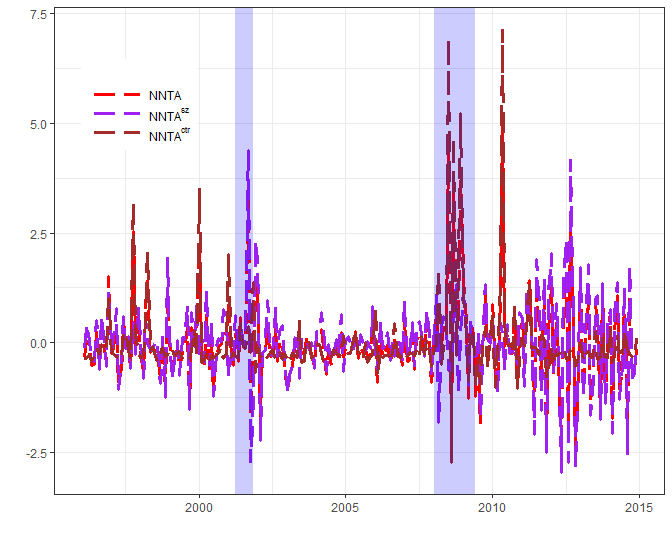

R code for this plot:
library(ggplot2)
unrate.df = read.csv("NNTAdata.csv")

NBER = unrate.df$NBER
drecession <- diff(NBER)
date = as.yearmon(seq(as.Date("1996-01-01"),as.Date("2014-12-31"),by = "months"),"%Y%m")

recession.start <- date[which(drecession==1)+1]
recession.end <- date[which(drecession==-1)]
recession.df <- data.frame(recession.start,recession.end)
colnames(recession.df) <- c("start","end")


NumNews = unrate.df$NumNews
NNTA = unrate.df$NNTA
NNTA_size = unrate.df$NNTA_size
NNTA_cent = unrate.df$NNTA_cent
unrate.df = data.frame(date=date, NumNews = NumNews,NNTA = NNTA,NNTA_size = NNTA_size,
                       NNTA_cent = NNTA_cent)
ggplot(unrate.df) +  
  geom_line(aes(x=date,y=NNTA,col="NNTA"),linetype=11,size = 1.1) + 
  geom_line(aes(x=date,y=NNTA_size,col="NNTA_size"),linetype=11,size = 1.1) + 
  geom_line(aes(x=date,y=NNTA_cent,col="NNTA_cent"),linetype=11,size = 1.1) + 
  theme_bw() +
  geom_rect(data=recession.df,aes(xmin=start, xmax=end, ymin=-Inf, ymax=+Inf),
            fill='blue',alpha=0.2) +  labs(x="", y="") + 
  scale_colour_manual("", labels = c(expression("NNTA"),expression("NNTA"^sz),expression("NNTA"^ctr)),
                    breaks=  c("NNTA","NNTA_size","NNTA_cent"),
                    values = c("NNTA" = "red","NNTA_size"="purple","NNTA_cent" = "brown")) +
  theme(legend.text.align = 0) +
  scale_linetype_manual("NNTA",values = c(1,11)) +
  
  scale_linetype_manual("NNTA_size",values = c(1,11)) +
  scale_linetype_manual("NNTA_cent",values = c(1,11)) +
  
  guides(fill = guide_legend(keywidth = 1, keyheight = 1),
         linetype=guide_legend(keywidth = 3, keyheight = 1),
         colour=guide_legend(keywidth = 3, keyheight = 1)) + theme(legend.position = c(0.14, 0.8))
